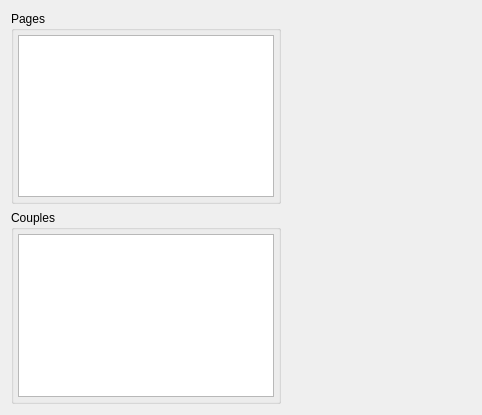
<?xml version="1.0" encoding="UTF-8"?>
<ui version="4.0">
 <class>FXCentralWidget</class>
 <widget class="QWidget" name="FXCentralWidget">
  <property name="geometry">
   <rect>
    <x>0</x>
    <y>0</y>
    <width>482</width>
    <height>415</height>
   </rect>
  </property>
  <property name="windowTitle">
   <string>Form</string>
  </property>
  <layout class="QGridLayout" name="gridLayout">
   <item row="0" column="0">
    <widget class="QGroupBox" name="pagesBox">
     <property name="title">
      <string>Pages</string>
     </property>
     <layout class="QVBoxLayout" name="verticalLayout_2">
      <property name="leftMargin">
       <number>4</number>
      </property>
      <property name="topMargin">
       <number>4</number>
      </property>
      <property name="rightMargin">
       <number>4</number>
      </property>
      <property name="bottomMargin">
       <number>4</number>
      </property>
      <item>
       <widget class="QListWidget" name="pagesListWidget">
        <property name="selectionBehavior">
         <enum>QAbstractItemView::SelectRows</enum>
        </property>
       </widget>
      </item>
     </layout>
    </widget>
   </item>
   <item row="0" column="1" rowspan="2">
    <widget class="QStackedWidget" name="stackedWidget">
     <widget class="QWidget" name="page"/>
     <widget class="QWidget" name="page_2"/>
    </widget>
   </item>
   <item row="1" column="0">
    <widget class="QGroupBox" name="couplesBox">
     <property name="title">
      <string>Couples</string>
     </property>
     <layout class="QVBoxLayout" name="verticalLayout">
      <property name="leftMargin">
       <number>4</number>
      </property>
      <property name="topMargin">
       <number>4</number>
      </property>
      <property name="rightMargin">
       <number>4</number>
      </property>
      <property name="bottomMargin">
       <number>4</number>
      </property>
      <item>
       <widget class="QListWidget" name="couplesListWidget">
        <property name="selectionMode">
         <enum>QAbstractItemView::ExtendedSelection</enum>
        </property>
        <property name="selectionBehavior">
         <enum>QAbstractItemView::SelectRows</enum>
        </property>
       </widget>
      </item>
     </layout>
    </widget>
   </item>
  </layout>
 </widget>
 <resources/>
 <connections/>
</ui>
